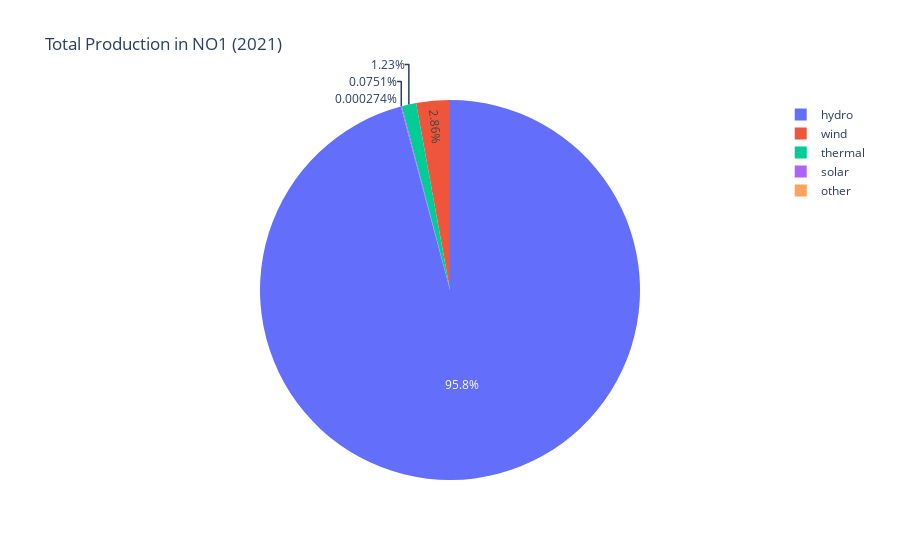

Source (notebook cell):
### Code cell
# Choose the price area for the two plots
chosen_area = "NO1"

# Aggregate total production by production group
agg_df = selected_df.filter(selected_df.pricearea == chosen_area) \
    .groupBy("productiongroup") \
    .agg(spark_sum("quantitykwh").alias("total_quantity"))

# Convert to Pandas
pdf = agg_df.toPandas()

# Create interactive pie chart
fig = px.pie(
    pdf,
    names="productiongroup",
    values="total_quantity",
    title=f"Total Production in {chosen_area} (2021)",
    hole=0.0
)

fig.show()

### Figure 1 — Plotly figure (JSON) as saved in the notebook; plotly's stock layout.template omitted (floating-point values rounded to 4 significant figures)
{"data": [{"domain": {"x": [0, 1], "y": [0, 1]}, "hole": 0, "hovertemplate": "productiongroup=%{label}<br>total_quantity=%{value}<extra></extra>", "labels": ["solar", "other", "thermal", "hydro", "wind"], "legendgroup": "", "name": "", "showlegend": true, "type": "pie", "values": [14380000.0, 52560.0, 236100000.0, 18360000000.0, 547400000.0]}], "layout": {"legend": {"tracegroupgap": 0}, "title": {"text": "Total Production in NO1 (2021)"}}}
